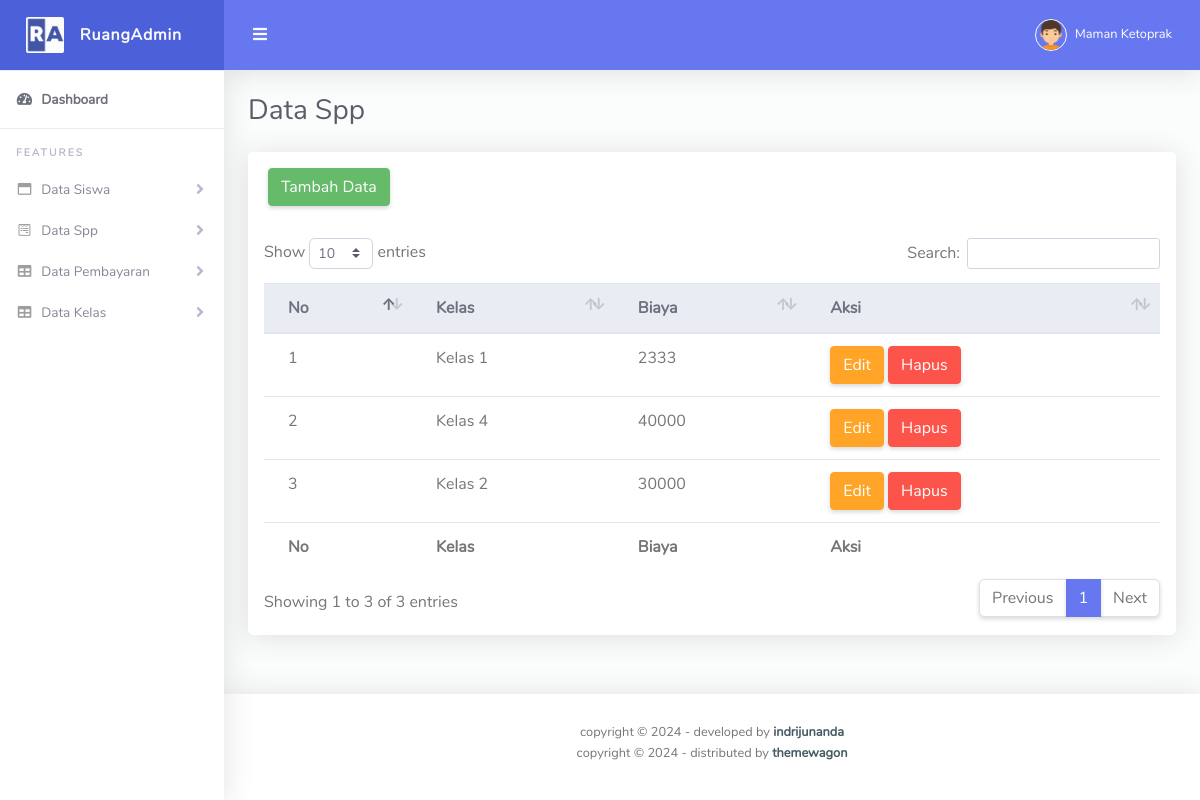
The app's page /admin/spp.php (signed in), older data.
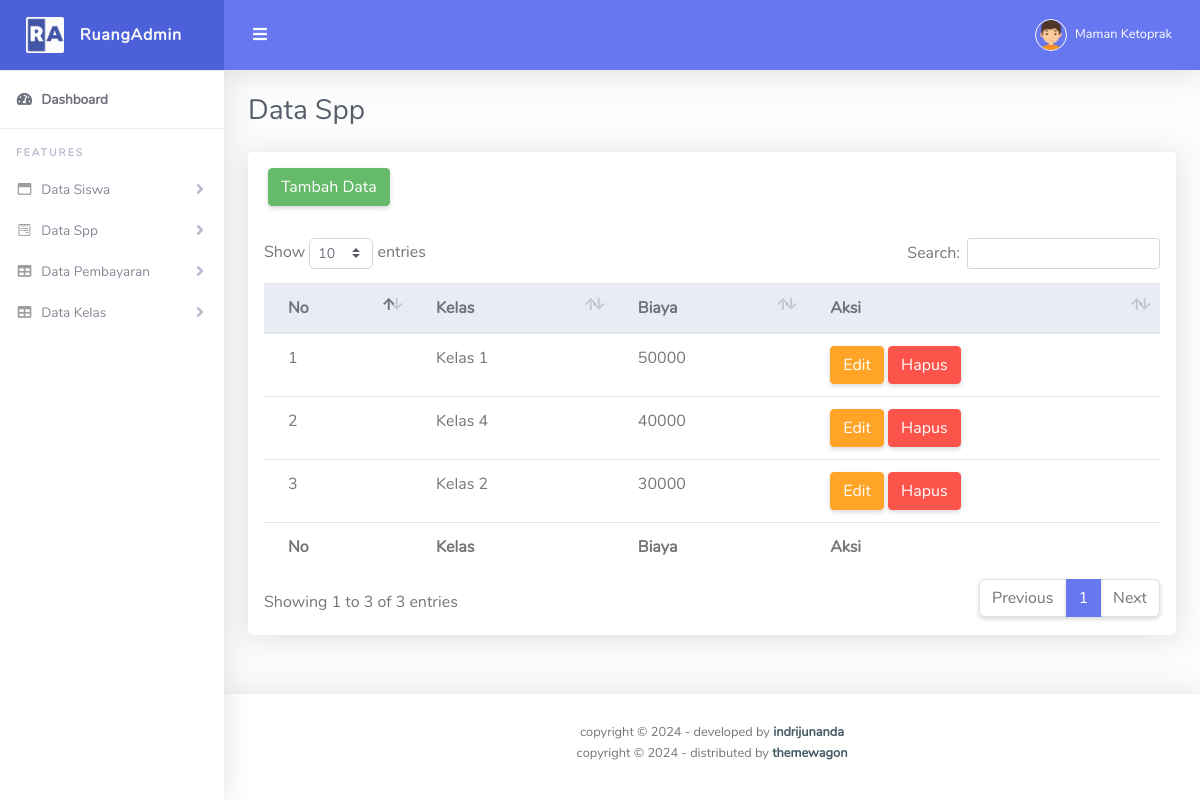
The same page, newer data.
### tables this page shows
CREATE TABLE `spp_221043` (
  `id_221043` int(11) NOT NULL,
  `id_kelas_221043` int(11) NOT NULL,
  `biaya_221043` decimal(10,0) NOT NULL
);

CREATE TABLE `kelas_221043` (
  `id_221043` int(11) NOT NULL,
  `kelas_221043` varchar(255) NOT NULL
);

### admin/spp.php (the view, shortened to what the changed rows need)
<?php
include '../koneksi.php';
?>
<!DOCTYPE html>
<html lang="en">
<head>
  <link href="../assets/vendor/fontawesome-free/css/all.min.css" rel="stylesheet" type="text/css">
  <link href="../assets/vendor/bootstrap/css/bootstrap.min.css" rel="stylesheet" type="text/css">
  <link href="../assets/css/ruang-admin.min.css" rel="stylesheet">
  <link href="../assets/vendor/datatables/dataTables.bootstrap4.min.css" rel="stylesheet">
</head>
<body id="page-top">
  <div id="wrapper">
    <div id="content-wrapper" class="d-flex flex-column">
      <div id="content">
        <div class="container-fluid" id="container-wrapper">
          <div class="d-sm-flex align-items-center justify-content-between mb-4">
            <h1 class="h3 mb-0 text-gray-800">Data Spp</h1>
          </div>
          <div class="row">
            <div class="col-lg-12">
              <div class="card mb-4">
                <div class="table-responsive p-3">
                  <table class="table align-items-center table-flush" id="dataTable">
                    <thead class="thead-light">
                      <tr>
                        <th>No</th>
                        <th>Kelas</th>
                        <th>Biaya</th>
                        <th>Aksi</th>
                      </tr>
                    </thead>
                    <tfoot>
                      <tr>
                        <th>No</th>
                        <th>Kelas</th>
                        <th>Biaya</th>
                        <th>Aksi</th>
                      </tr>
                    </tfoot>
                    <tbody>
                    <?php
                        $no = 1;
                        $tampil = mysqli_query($koneksi, "SELECT
                                                              spp_221043.*,
                                                              kelas_221043.kelas_221043
                                                          FROM
                                                              spp_221043
                                                          JOIN
                                                              kelas_221043 ON spp_221043.id_kelas_221043 = kelas_221043.id_221043
                                                          ");
                        while($data = mysqli_fetch_array($tampil)):
                        ?>
                        <tr>
                          <td><?= $no++ ?></td>
                          <td><?= $data['kelas_221043'] ?></td>
                          <td><?= $data['biaya_221043'] ?></td>
                          <td>
                          <a class="btn btn-warning" href="editspp.php?hal=edit&id=<?= $data['id_221043']?>">Edit</a>
                          <a class="btn btn-danger" href="spp.php?hal=hapus&id=<?= $data['id_221043']?>" onclick="return confirm('Apakah Anda Yakin Ingin Menghapus Data?')">Hapus</a>
                          </td>
                        </tr>
                        <?php
                      endwhile;
                      ?>
                    </tbody>
                  </table>
                </div>
              </div>
            </div>
          </div>
        </div>
      </div>
    </div>
  </div>
</body>
</html>

Row changes from the older to the newer data that the page shows:
changed spp_221043 "Kelas 1": biaya_221043 "2333" → "50000"
